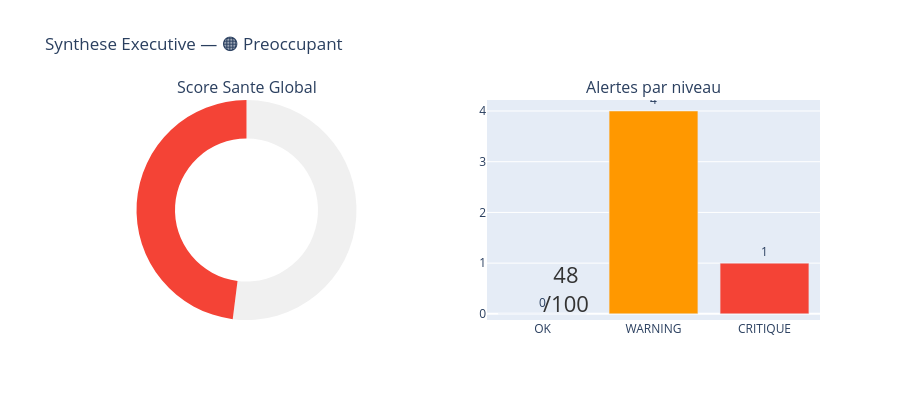

The notebook cell saved with this chart:
### Markdown cell above
---
## 🆕 Section 14 — Score Santé Global (Dashboard Synthèse)
> Vue d'ensemble pour la direction

### Code cell
# Dashboard synthese final — Plotly
fig_synth = make_subplots(rows=1, cols=2,
    specs=[[{'type':'domain'},{'type':'xy'}]],
    subplot_titles=['Score Sante Global','Alertes par niveau'])

# Pie score
colors_score = ['#4CAF50','#FF9800','#F44336']
fig_synth.add_trace(go.Pie(
    labels=['Score','Manquant'],
    values=[HEALTH_SCORE, 100-HEALTH_SCORE],
    hole=0.65,
    marker_colors=[('#4CAF50' if HEALTH_SCORE>=80 else '#FF9800' if HEALTH_SCORE>=60 else '#F44336'),'#f0f0f0'],
    textinfo='none',
    hovertemplate=f'Score: {HEALTH_SCORE}/100<extra></extra>',
    showlegend=False
), row=1, col=1)
fig_synth.add_annotation(text=f'{HEALTH_SCORE}<br>/100', x=0.21, y=0.5,
    font={'size':22,'color':'#333'}, showarrow=False)

# Barres alertes
levels   = ['OK','WARNING','CRITIQUE']
counts_a = [sum(1 for a in alerts_v2 if a['score']==s) for s in [1,2,3]]
colors_a = ['#4CAF50','#FF9800','#F44336']
fig_synth.add_trace(go.Bar(x=levels, y=counts_a, marker_color=colors_a,
    text=counts_a, textposition='outside',
    hovertemplate='%{x}: %{y} indicateur(s)<extra></extra>'), row=1, col=2)

fig_synth.update_layout(title_text=f'Synthese Executive — {HEALTH_LABEL}',
    height=400, paper_bgcolor='white', showlegend=False)
fig_synth.show()

print(f'\nSCORE SANTE FINAL : {HEALTH_SCORE}/100 — {HEALTH_LABEL}')
print(f'Critiques : {counts_a[2]} | Warnings : {counts_a[1]} | OK : {counts_a[0]}')

### Figure 1 — Plotly figure (JSON) as saved in the notebook; plotly's stock layout.template omitted (floating-point values rounded to 4 significant figures)
{"data": [{"domain": {"x": [0, 0.45], "y": [0, 1]}, "hole": 0.65, "hovertemplate": "Score: 48/100<extra></extra>", "labels": ["Score", "Manquant"], "marker": {"colors": ["#F44336", "#f0f0f0"]}, "showlegend": false, "textinfo": "none", "type": "pie", "values": [48, 52]}, {"hovertemplate": "%{x}: %{y} indicateur(s)<extra></extra>", "marker": {"color": ["#4CAF50", "#FF9800", "#F44336"]}, "text": ["0", "4", "1"], "textposition": "outside", "type": "bar", "x": ["OK", "WARNING", "CRITIQUE"], "xaxis": "x", "y": [0, 4, 1], "yaxis": "y"}], "layout": {"annotations": [{"font": {"size": 16}, "showarrow": false, "text": "Score Sante Global", "x": 0.225, "xanchor": "center", "xref": "paper", "y": 1, "yanchor": "bottom", "yref": "paper"}, {"font": {"size": 16}, "showarrow": false, "text": "Alertes par niveau", "x": 0.775, "xanchor": "center", "xref": "paper", "y": 1, "yanchor": "bottom", "yref": "paper"}, {"font": {"color": "#333", "size": 22}, "showarrow": false, "text": "48<br>/100", "x": 0.21, "y": 0.5}], "height": 400, "paper_bgcolor": "white", "showlegend": false, "title": {"text": "Synthese Executive — 🟠 Preoccupant"}, "xaxis": {"anchor": "y", "domain": [0.55, 1]}, "yaxis": {"anchor": "x", "domain": [0, 1]}}}
